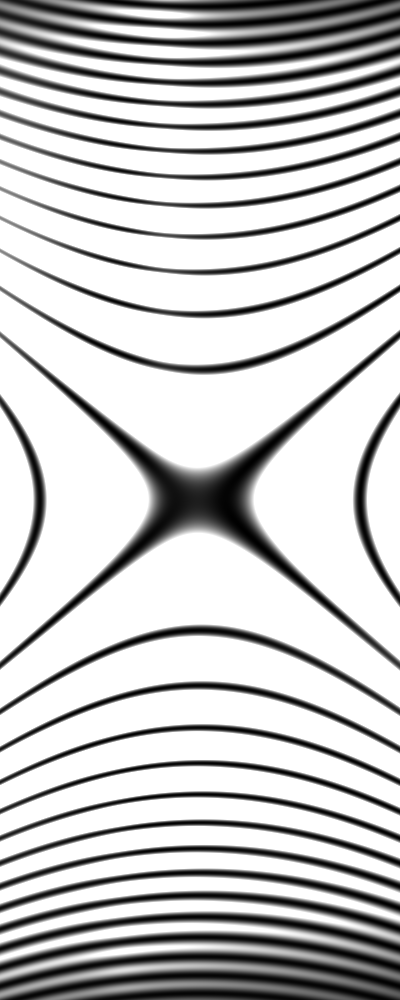
#> input picture PSI/Images/I1.png, 400 x 1000 px, found by its file name
$ python Example_PSIVESInter.py
#> lines starting #> are read from the running program, lines starting #| are printed output that depends on the picture; after the words box and inside, x2 and y2 are one past the last pixel; in counts of white or black regions, pixels touching at a corner belong together; long printed decimals are rounded
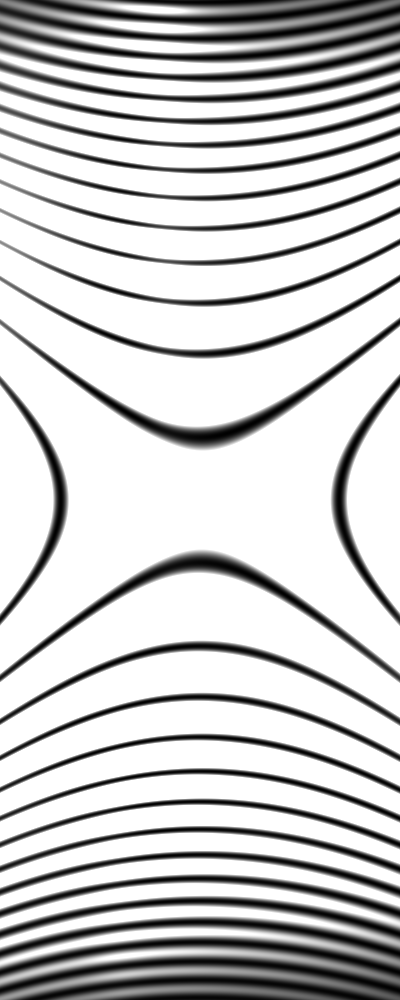
#> input picture PSI/Images/I2.png, 400 x 1000 px, found by its file name
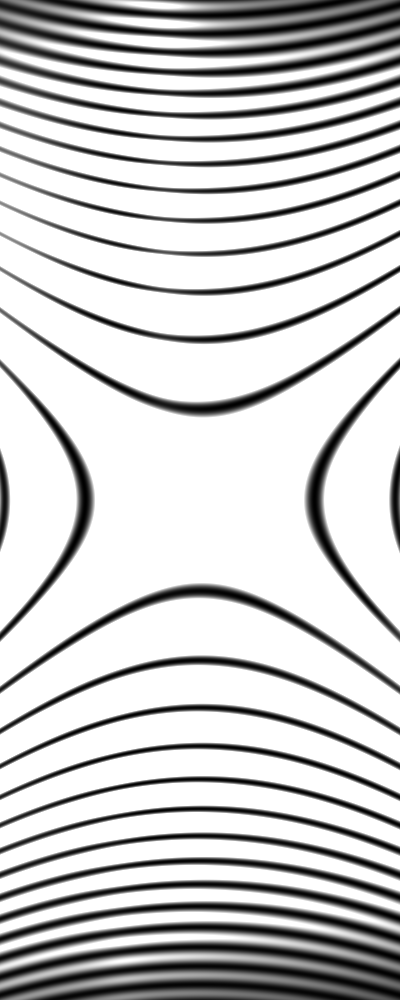
#> input picture PSI/Images/I3.png, 400 x 1000 px, found by its file name
### PSI/PSI3_VES.py
from PIL import Image
import numpy as np
import matplotlib.pyplot as plt
from mpl_toolkits.mplot3d import Axes3D
import cv2
plt.style.use('fivethirtyeight')

'''This module do the Phase shifting
interferometry method. This need call it as
python PSI(I1,I2,I3,I4), where I1... are the images taken with the module PSI_Camera.py'''


class PSI_VES(object):
    def __init__(self, I0, I1, I2):
        self._I0 = I0
        self._I1 = I1
        self._I2 = I2

    def VES(self):
        p = self._I0 - self._I1
        q = self._I1 - self._I2
        r = self._I0 - self._I2
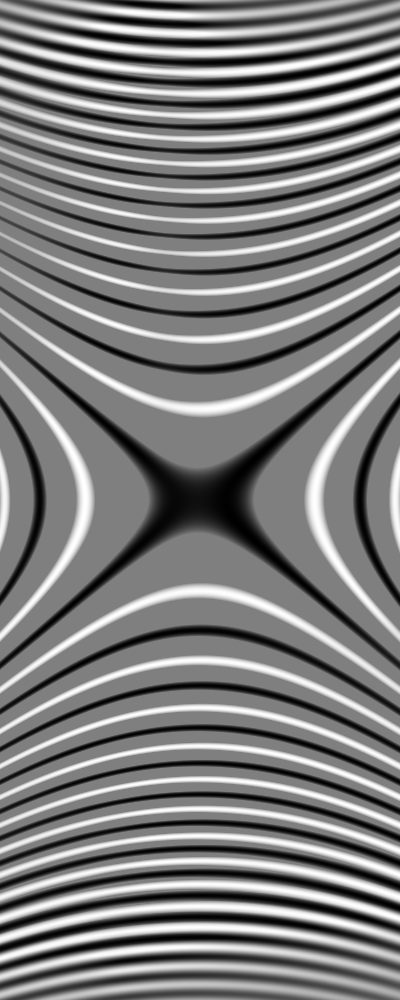
#> r: shape (1000, 400) float64; min -255, max 255, mean -4.2; drawn with min black and max white
        A1 = np.trace(np.dot(q.transpose(), r))
#> A1 = 3.24e+09
        B1 = np.trace(np.dot(q.transpose(), q)) * np.trace(np.dot(r.transpose(), r))
#> B1 = 3.68e+19
        A2 = np.trace(np.dot(p.transpose(), r))
#> A2 = 3.56e+09
        B2 = np.trace(np.dot(p.transpose(), p)) * np.trace(np.dot(r.transpose(), r))
#> B2 = 3.9e+19
        alpha1 = 2 * np.arccos(A1 / np.sqrt(B1))
#> alpha1 = 2.01
        alpha2 = 2 * np.arccos(A2 / np.sqrt(B2)) + alpha1
#> alpha2 = 3.94
        phi_wrapped = np.arctan2(self._I2 - self._I1 + (self._I0 - self._I2) * np.cos(alpha1) - (self._I0 - self._I1) * np.cos(
            alpha2), (self._I0 - self._I2) * np.sin(alpha1) - (self._I0 - self._I1) * np.sin(alpha2))
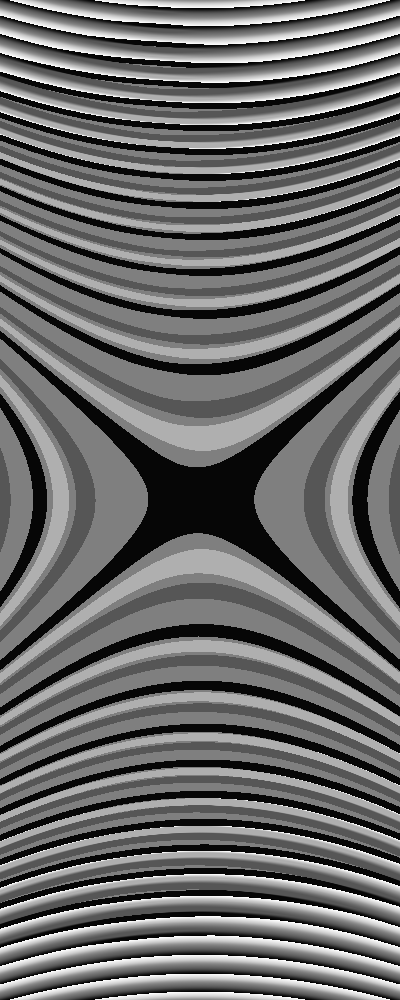
#> phi_wrapped: shape (1000, 400) float64; min -3.14, max 3.14, mean -0.504; drawn with min black and max white
        print(alpha1, alpha2)
#| 2.014 3.941
        print('resta:', alpha2 - alpha1)
#| resta: 1.927
        return phi_wrapped

    def itoh_2D(self, W):
        renglon, columna = W.shape
#> renglon = 1000; columna = 400
        phi = np.zeros(W.shape)
        psi = np.zeros(W.shape)
        phi[0, 0] = W[0, 0]
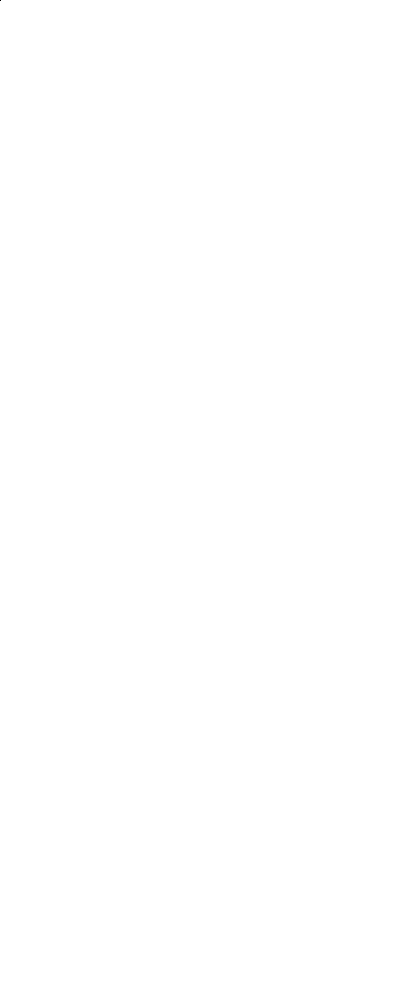
#> phi: shape (1000, 400) float64; values -2.03 (black) and 0 (white), 100% white; black in thin lines or dots, all inside (x1, y1, x2, y2) = (0, 0, 1, 1)
        # Se Desenvuelve la primera columna
        for m in range(1, columna):
            Delta = W[0, m] - W[0, m - 1]
            WDelta = np.arctan2(np.sin(Delta), np.cos(Delta))
            phi[0, m] = phi[0, m - 1] + WDelta
#> this loop made 399 passes
#> (Delta, WDelta) on passes 1 to 3: (-0.15, -0.15), (-0.158, -0.158), (-0.138, -0.138)
#> phi: shape (1000, 400) float64; 0.1% of pixels changed, all inside (x1, y1, x2, y2) = (1, 0, 400, 1)
        psi[0, :] = phi[0, :]

        for k in range(columna):
            psi[0, k] = W[0, k]
            for p in range(1, renglon):
                Delta = W[p, k] - W[p - 1, k]
                WDelta = np.arctan2(np.sin(Delta), np.cos(Delta))
                phi[p, k] = phi[p - 1, k] + WDelta
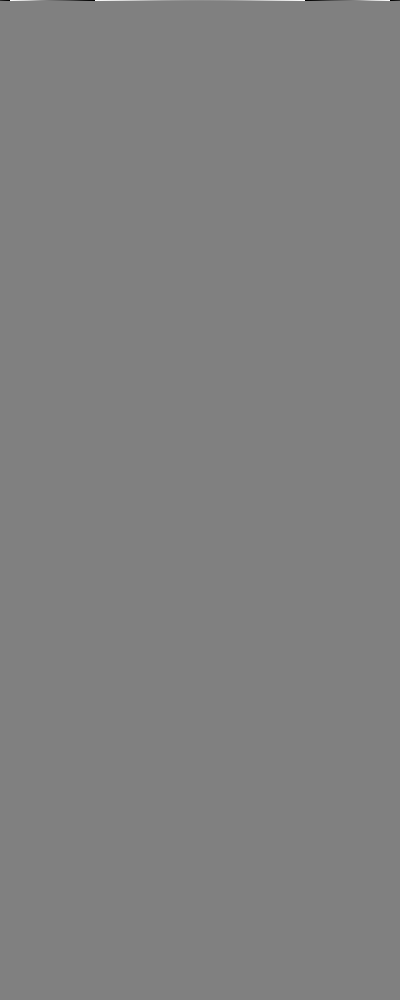
#> psi: shape (1000, 400) float64; min -3.14, max 3.11, mean 0.000561; drawn with min black and max white
        return phi

    def plot(self):
        unwraped = self.itoh_2D(self.VES())
        xlim = unwraped[0, :].size
#> xlim = 400
        ylim = unwraped[:, 0].size
#> ylim = 1000
        x = np.linspace(0, xlim, xlim)
#> x = 400 values from 0 to 400
        y = np.linspace(0, ylim, ylim)
#> y = 1000 values from 0 to 1000
        X, Y = np.meshgrid(x, y)
        '''l = 30
        p = np.polyfit(y, unwraped[:, l], 1)
        portadora = np.zeros(unwraped.shape)
        for n in range(0, x.size):
            portadora[:, n] = n * p[0] + p[1]'''
        phase = unwraped
        fig = plt.figure()
        ax = fig.add_subplot(121, projection='3d')
        ax.plot_surface(X, Y, phase, cmap='gray')
        ax = fig.add_subplot(122)
        plt.imshow(phase,cmap='gray')
        plt.grid()
        plt.show()
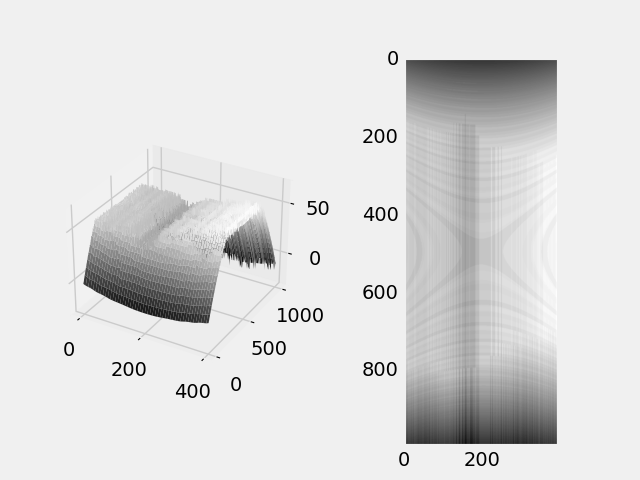
#> figure drawn by matplotlib, 2 panels

### PSI/Example_PSIVESInter.py
from itoh2d import itoh_2D
import numpy as np
import matplotlib.pyplot as plt
from PIL import Image
from mpl_toolkits.mplot3d import Axes3D
#from PSI4 import PSI4
from PSI3_VES import PSI_VES
import cv2

# load the images
'''I1 = np.array(Image.open('Images\old_1.bmp'), dtype='double')
I2 = np.array(Image.open('Images\old_2.bmp'), dtype='double')
I3 = np.array(Image.open('Images\old_3.bmp'), dtype='double')
I4 = np.array(Image.open('Images\old_4.bmp'), dtype='double')'''

I1 = np.array(cv2.imread('Images\\I1.png',
                         cv2.IMREAD_UNCHANGED), dtype='double')
I2 = np.array(cv2.imread('Images\\I2.png',
                         cv2.IMREAD_UNCHANGED), dtype='double')
I3 = np.array(cv2.imread('Images\\I3.png',
                         cv2.IMREAD_UNCHANGED), dtype='double')

PSI_old = PSI_VES(I1, I2, I3)
PSI_old.plot()
